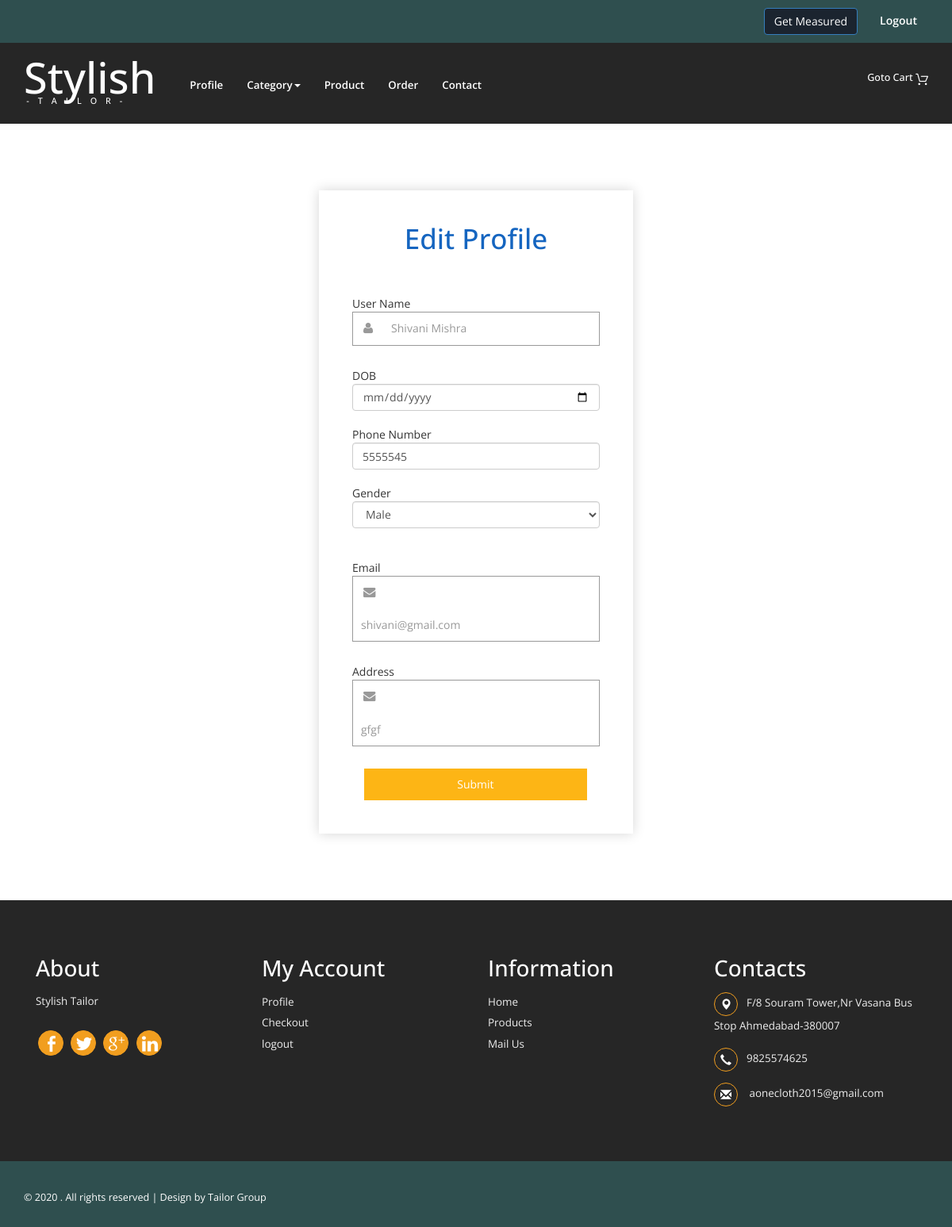
The app's page /edit-profile.php (signed in) with its own data.
### tables this page shows
CREATE TABLE IF NOT EXISTS `tbl_user` (
  `User_id` int(11) NOT NULL,
  `User_name` varchar(20) NOT NULL,
  `Dob` date NOT NULL,
  `Gender` varchar(20) NOT NULL,
  `Email` varchar(100) NOT NULL,
  `Password` varchar(20) NOT NULL,
  `phn_no` int(11) NOT NULL,
  `User_type_id` int(11) NOT NULL,
  `Address` varchar(240) NOT NULL,
  `Area_id` int(11) NOT NULL,
  `is_active` int(11) NOT NULL DEFAULT '1',
  `is_delete` int(11) NOT NULL DEFAULT '0',
  `insert_datetime` timestamp NOT NULL DEFAULT CURRENT_TIMESTAMP
);

### edit-profile.php (the view, shortened to what this page needs)
<?php
require './admin/class/myclass.php';
$selectq = mysqli_query($conn,"SELECT * FROM `tbl_user` WHERE User_id ='{$_SESSION['uid']}' ") or die(mysqli_error($conn));
$selectdata  = mysqli_fetch_array($selectq);
?>
<!DOCTYPE HTML>
<html>
    <head>
        <link href="css/bootstrap.css" rel="stylesheet" type="text/css" media="all"/>
        <link href="css/style.css" rel="stylesheet" type="text/css" media="all" />
        <link href="css/font-awesome.css" rel="stylesheet">
    </head>
    <body>
<?php
include './themepart/header.php';
?>
        <div class="content">
            <div class="login">
                <div class="main-agileits">
                    <div class="form-w3agile form1">
                        <h3>Edit Profile </h3>
                        <form action="#" method="post">
                            User Name
                            <div class="key">
                                <i class="fa fa-user" aria-hidden="true"></i>
                                <input  type="text" value="<?php echo $selectdata[1]; ?>" placeholder="Username" name="User_name" required="">
                                <div class="clearfix"></div>
                            </div>
                            DOB
                            <input  class="form-control" type="date" value="<?php echo $selectdata[1]; ?>"    name="Dob" required="">
                            <br/>
                            Phone Number
                            <input  class="form-control" type="number" value="<?php echo $selectdata[6]; ?>"  placeholder="Phone No"  name="phn_no" required="">
                            <br/>
                            Gender
                                <select class="form-control" name="Gender">
                                    <option>Male</option>
                                </select>
                            <br/><br/>
                            Email
                            <div class="key">
                                <i class="fa fa-envelope" aria-hidden="true"></i>
                                <input  type="text" value="<?php echo $selectdata[4]; ?>"  placeholder="Email"  name="Email" required="">
                                <div class="clearfix"></div>
                            </div>
                            Address
                             <div class="key">
                                <i class="fa fa-envelope" aria-hidden="true"></i>
                                <input  type="text" placeholder="Address" value="<?php echo $selectdata[8]; ?>"   name="Address" required="">
                                <div class="clearfix"></div>
                            </div>
                            <input type="submit" value="Submit">
                        </form>
                    </div>
                </div>
            </div>
        </div>
<?php
include './themepart/footer.php';
?>
    </body>
</html>

### css/style.css (style rules this page uses)
h1,h2,h3,h4,h5,h6 { padding:0 0; margin:0 0; font-family: 'Open Sans', sans-serif; }
body { padding:0 0; margin:0 0; font-family: 'Open Sans', sans-serif; }
.login { padding:6em 0; }
.main-agileits { width: 30%; margin: 0em auto ; box-shadow: 0px 0px 15px 0px #D6D6D6; -o-box-shadow: 0px 0px 15px 0px #D6D6D6; -moz-box-shadow: 0px 0px 15px 0px #D6D6D6; -webkit-box-shadow: 0px 0px 15px 0px #D6D6D6; padding: 3em ; }
.key input[type="text"] ,.key input[type="password"],.key input[type="email"],.key input[type="number"] { width: 87%; padding: 10px 10px; font-size: 1em; border: none; border-bottom: none; outline: none; color: #999; float: left; background: none; }
.key i { float: left; color: #999; font-size: 1.1em; padding: 13px; }
.key { background: #fff; border: 1px solid #999; margin-bottom: 2em; }
.form-w3agile h3 { color: #1565C0; font-size: 2.5em; text-align: center; margin-bottom: 1.5em; }
.form-w3agile input[type="submit"] { background: #fdb515; color: #FFFFFF; text-align: center; padding: 10px 0; border: none; font-size: 1em; outline: none; width: 90%; cursor: pointer; margin-bottom:30px; margin-bottom: 30px; margin-left: 15px; margin-right: auto; }
.form1 input[type="submit"] { margin-bottom:0; }
@media (max-width:1366px) { .main-agileits { width: 31%; } }
@media (max-width:1280px) { .main-agileits { width: 33%; } }

### records on screen
tbl_user: User_name "Shivani Mishra", phn_no "5555545", Email "shivani@gmail.com", Address "gfgf"
